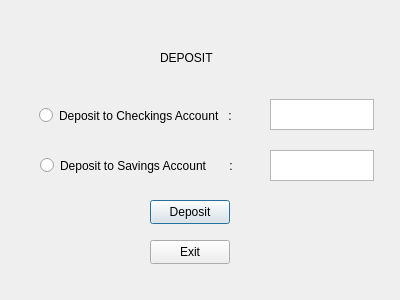
<?xml version="1.0" encoding="UTF-8"?>
<ui version="4.0">
 <class>DepositWindow</class>
 <widget class="QDialog" name="DepositWindow">
  <property name="geometry">
   <rect>
    <x>0</x>
    <y>0</y>
    <width>400</width>
    <height>300</height>
   </rect>
  </property>
  <property name="windowTitle">
   <string>Dialog</string>
  </property>
  <widget class="QRadioButton" name="checkingsDepositButton">
   <property name="geometry">
    <rect>
     <x>39</x>
     <y>100</y>
     <width>221</width>
     <height>31</height>
    </rect>
   </property>
   <property name="text">
    <string>Deposit to Checkings Account   :</string>
   </property>
  </widget>
  <widget class="QRadioButton" name="savingsDepositButton">
   <property name="geometry">
    <rect>
     <x>40</x>
     <y>150</y>
     <width>221</width>
     <height>31</height>
    </rect>
   </property>
   <property name="text">
    <string>Deposit to Savings Account       :</string>
   </property>
  </widget>
  <widget class="QTextEdit" name="checkingsTextEdit">
   <property name="geometry">
    <rect>
     <x>270</x>
     <y>99</y>
     <width>104</width>
     <height>31</height>
    </rect>
   </property>
  </widget>
  <widget class="QTextEdit" name="savingsTextEdit">
   <property name="geometry">
    <rect>
     <x>270</x>
     <y>150</y>
     <width>104</width>
     <height>31</height>
    </rect>
   </property>
  </widget>
  <widget class="QLabel" name="label">
   <property name="geometry">
    <rect>
     <x>160</x>
     <y>50</y>
     <width>59</width>
     <height>16</height>
    </rect>
   </property>
   <property name="text">
    <string>DEPOSIT</string>
   </property>
  </widget>
  <widget class="QPushButton" name="depositButton">
   <property name="geometry">
    <rect>
     <x>150</x>
     <y>200</y>
     <width>80</width>
     <height>24</height>
    </rect>
   </property>
   <property name="text">
    <string>Deposit</string>
   </property>
  </widget>
  <widget class="QPushButton" name="exitButton">
   <property name="geometry">
    <rect>
     <x>150</x>
     <y>240</y>
     <width>80</width>
     <height>24</height>
    </rect>
   </property>
   <property name="text">
    <string>Exit</string>
   </property>
  </widget>
 </widget>
 <resources/>
 <connections/>
</ui>
